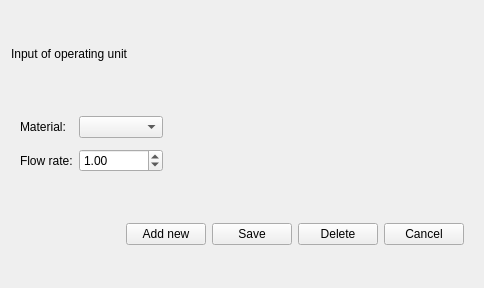
<?xml version="1.0" encoding="UTF-8"?>
<ui version="4.0">
 <class>UnitInputOutputDialog</class>
 <widget class="QDialog" name="UnitInputOutputDialog">
  <property name="geometry">
   <rect>
    <x>0</x>
    <y>0</y>
    <width>484</width>
    <height>288</height>
   </rect>
  </property>
  <property name="windowTitle">
   <string>Unit inputs and outputs</string>
  </property>
  <layout class="QGridLayout" name="gridLayout_2">
   <item row="0" column="0" colspan="2">
    <widget class="QLabel" name="labelTitle">
     <property name="styleSheet">
      <string notr="true">font: 16pt &quot;MS Shell Dlg 2&quot;;</string>
     </property>
     <property name="text">
      <string>Input of operating unit</string>
     </property>
    </widget>
   </item>
   <item row="1" column="0">
    <widget class="QWidget" name="widget_2" native="true">
     <layout class="QGridLayout" name="gridLayout">
      <item row="0" column="0">
       <widget class="QLabel" name="label_3">
        <property name="text">
         <string>Material:</string>
        </property>
       </widget>
      </item>
      <item row="1" column="0">
       <widget class="QLabel" name="label_2">
        <property name="text">
         <string>Flow rate:</string>
        </property>
       </widget>
      </item>
      <item row="1" column="1">
       <widget class="QDoubleSpinBox" name="doubleSpinBoxFlowRate">
        <property name="maximum">
         <double>100000.000000000000000</double>
        </property>
        <property name="value">
         <double>1.000000000000000</double>
        </property>
       </widget>
      </item>
      <item row="0" column="1">
       <widget class="QComboBox" name="comboBoxMaterial"/>
      </item>
     </layout>
    </widget>
   </item>
   <item row="1" column="1">
    <spacer name="horizontalSpacer_2">
     <property name="orientation">
      <enum>Qt::Horizontal</enum>
     </property>
     <property name="sizeHint" stdset="0">
      <size>
       <width>278</width>
       <height>20</height>
      </size>
     </property>
    </spacer>
   </item>
   <item row="2" column="0" colspan="2">
    <widget class="QWidget" name="widget" native="true">
     <layout class="QHBoxLayout" name="horizontalLayout">
      <item>
       <spacer name="horizontalSpacer">
        <property name="orientation">
         <enum>Qt::Horizontal</enum>
        </property>
        <property name="sizeHint" stdset="0">
         <size>
          <width>97</width>
          <height>20</height>
         </size>
        </property>
       </spacer>
      </item>
      <item>
       <widget class="QPushButton" name="pushButtonAddNew">
        <property name="text">
         <string>Add new</string>
        </property>
        <property name="autoDefault">
         <bool>false</bool>
        </property>
       </widget>
      </item>
      <item>
       <widget class="QPushButton" name="pushButtonSave">
        <property name="text">
         <string>Save</string>
        </property>
        <property name="autoDefault">
         <bool>false</bool>
        </property>
       </widget>
      </item>
      <item>
       <widget class="QPushButton" name="pushButtonDelete">
        <property name="text">
         <string>Delete</string>
        </property>
        <property name="autoDefault">
         <bool>false</bool>
        </property>
       </widget>
      </item>
      <item>
       <widget class="QPushButton" name="pushButtonCancel">
        <property name="text">
         <string>Cancel</string>
        </property>
        <property name="autoDefault">
         <bool>false</bool>
        </property>
       </widget>
      </item>
     </layout>
    </widget>
   </item>
  </layout>
 </widget>
 <tabstops>
  <tabstop>comboBoxMaterial</tabstop>
  <tabstop>doubleSpinBoxFlowRate</tabstop>
  <tabstop>pushButtonAddNew</tabstop>
  <tabstop>pushButtonSave</tabstop>
  <tabstop>pushButtonDelete</tabstop>
  <tabstop>pushButtonCancel</tabstop>
 </tabstops>
 <resources/>
 <connections/>
</ui>
